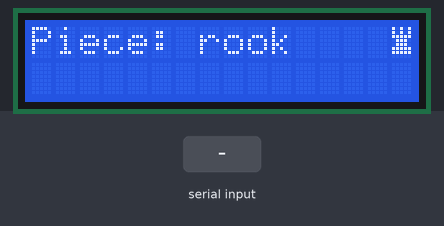
Bench run of a sketch on a simulated Arduino Uno, built with avr-gcc and run on an emulated ATmega328P. Parts: 16×2 character LCD. The test bench sets the inputs (shaded band). What the sketch prints to the serial monitor is not drawn.

Above: at 5.6 s.
5.7 s: "1" received over Serial
At 7.9 s:
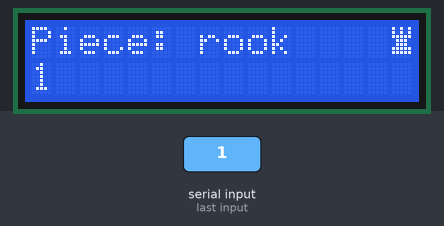
8.2 s: "clear" received over Serial
At 10.4 s:
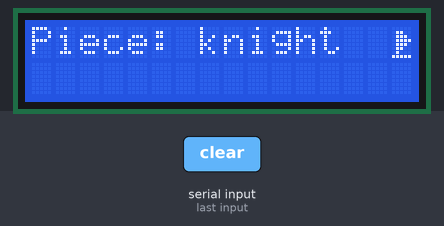
At 16.0 s:
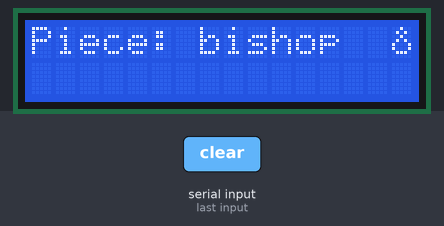
Timing chart, 0 to 17.5 s (numbered marks = the images above; inputs shaded):
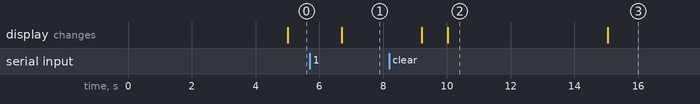

Measured:
- after the input at 5.7 s, the display: changes after 1.0 s (image 1)
- after the input at 8.2 s, the display: first changes after 1.0 s (image 2 shows a later state)
- what the display in image 2 shows lasts 5.1 s, from 10.0 s to 15.1 s

The sketch:

lcd.ino
```cpp
/*
 * Test Code for checking lcd display using Arduino
 *
 * Made by: NIHAL T P
 * GitHub: https://github.com/nihaltp
 * LinkedIn: https://www.linkedin.com/in/nihal-tp
*/

#include <Arduino.h>
#include <Wire.h>
#include <LiquidCrystal_I2C.h>

LiquidCrystal_I2C lcd(0x27, 16, 2);

// Chess piece characters
byte pawn[8]   = { 0b00100, 0b01110, 0b00100, 0b00100, 0b00100, 0b01110, 0b11111, 0b00000 };
byte rook[8]   = { 0b10101, 0b10101, 0b11111, 0b01110, 0b01110, 0b11111, 0b11111, 0b00000 };
byte knight[8] = { 0b00000, 0b01100, 0b01110, 0b01111, 0b01110, 0b01100, 0b01000, 0b11111 };
byte bishop[8] = { 0b00100, 0b01010, 0b00100, 0b01010, 0b10001, 0b10001, 0b01110, 0b00000 };
byte queen[8]  = { 0b01010, 0b11111, 0b01010, 0b11111, 0b10101, 0b11111, 0b11111, 0b00000 };
byte king[8]   = { 0b00100, 0b01010, 0b00100, 0b01110, 0b10101, 0b11111, 0b11111, 0b00000 };

String pieceNames[] = {"pawn", "rook", "knight", "bishop", "queen", "king"};
int pieceIndex = 0;
#define interval 5000
unsigned long previousMillis = 0;

String message;

void showPieces(void);
void serialDisplay(void);
void displayPiece(int index, uint8_t col, uint8_t row);

// MARK: setup
void setup() {
  // initialize serial communication at 9600
  Serial.begin(9600);

  // set up the LCD's number of columns and rows:
  lcd.begin(16, 2);
  lcd.backlight();// turn on the backlight

  // create chess piece characters
  lcd.createChar(0, pawn);
  lcd.createChar(1, rook);
  lcd.createChar(2, knight);
  lcd.createChar(3, bishop);
  lcd.createChar(4, queen);
  lcd.createChar(5, king);

  // Remove the cursor
  lcd.noCursor();
}

// MARK: loop
void loop() {
  showPieces();
  serialDisplay();
}

// MARK: showPieces
void showPieces() {
  if (millis() - previousMillis >= interval) {
    pieceIndex = (pieceIndex + 1) % 6;

    lcd.setCursor(0, 0);
    String line = "Piece: " + pieceNames[pieceIndex];
    lcd.print(line);
    Serial.println(line);

    // Clear remaining characters on the first line up to column 14
    for (int i = line.length(); i < 15; i++) {
      lcd.print(' ');
    }
    displayPiece(pieceIndex, 15, 0);

    previousMillis = millis();
  }
}

// MARK: serialDisplay
void serialDisplay() {
  String data;

  // when characters arrive over the serial port...
  if (Serial.available()) {
    lcd.setCursor(0, 1); // bottom left

    data = Serial.readString();
    data.trim();

    // add data to message
    message += data;

    // if the length of message is greater than the size of display
    // it removes the first character and displays it until it is the correct size
    while (message.length() > 16) {
      message.remove(0,1);
      lcd.print("                ");  // 16 spaces to clear the row
      lcd.print(message);
      delay(500);
    }

    lcd.print(message);
  }

  // clear the screen if the serial input is "clear"
  if (data == "clear") {
    lcd.clear();
    message = "";
  }
}

// MARK: displayPiece
void displayPiece(int index, uint8_t col, uint8_t row) {
  // display a specific piece at specific col and row
  lcd.setCursor(col, row);
  lcd.write(byte(index));
}
```
